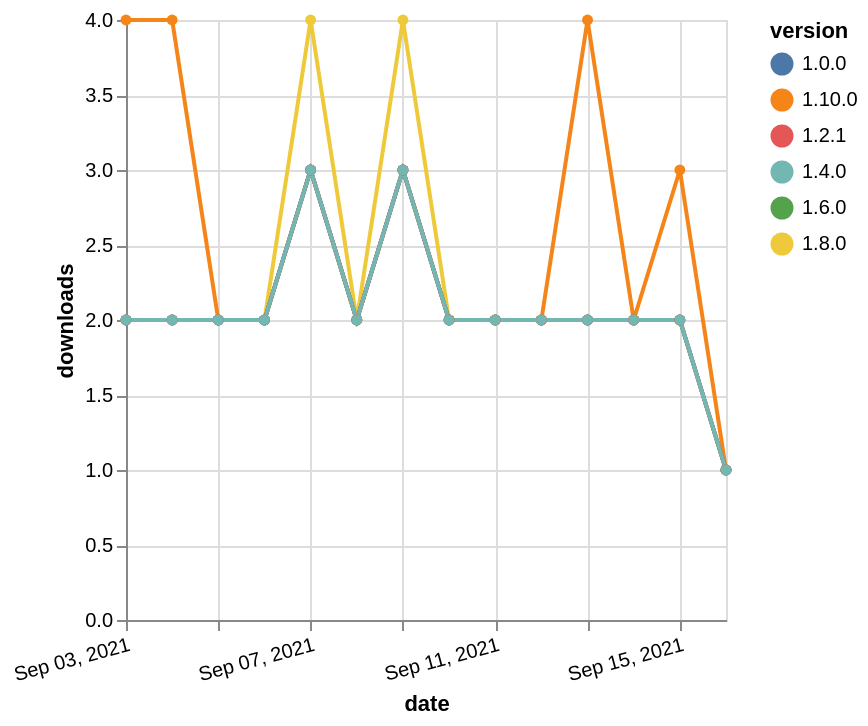

Describe this chart as a Vega-Lite specification.
### Vega-Lite specification from a JSON file in a GitHub repository (floating-point values rounded to 4 significant figures)
{"$schema": "https://vega.github.io/schema/vega-lite/v5.json", "description": "A simple bar chart with embedded data.", "data": {"values": [{"date": "2021-09-03", "total": 1027, "delta": 2, "version": "1.6.0"}, {"date": "2021-09-04", "total": 1029, "delta": 2, "version": "1.6.0"}, {"date": "2021-09-05", "total": 1031, "delta": 2, "version": "1.6.0"}, {"date": "2021-09-06", "total": 1033, "delta": 2, "version": "1.6.0"}, {"date": "2021-09-07", "total": 1036, "delta": 3, "version": "1.6.0"}, {"date": "2021-09-08", "total": 1038, "delta": 2, "version": "1.6.0"}, {"date": "2021-09-09", "total": 1041, "delta": 3, "version": "1.6.0"}, {"date": "2021-09-10", "total": 1043, "delta": 2, "version": "1.6.0"}, {"date": "2021-09-11", "total": 1045, "delta": 2, "version": "1.6.0"}, {"date": "2021-09-12", "total": 1047, "delta": 2, "version": "1.6.0"}, {"date": "2021-09-13", "total": 1049, "delta": 2, "version": "1.6.0"}, {"date": "2021-09-14", "total": 1051, "delta": 2, "version": "1.6.0"}, {"date": "2021-09-15", "total": 1053, "delta": 2, "version": "1.6.0"}, {"date": "2021-09-16", "total": 1054, "delta": 1, "version": "1.6.0"}, {"date": "2021-09-03", "total": 730, "delta": 2, "version": "1.8.0"}, {"date": "2021-09-04", "total": 732, "delta": 2, "version": "1.8.0"}, {"date": "2021-09-05", "total": 734, "delta": 2, "version": "1.8.0"}, {"date": "2021-09-06", "total": 736, "delta": 2, "version": "1.8.0"}, {"date": "2021-09-07", "total": 740, "delta": 4, "version": "1.8.0"}, {"date": "2021-09-08", "total": 742, "delta": 2, "version": "1.8.0"}, {"date": "2021-09-09", "total": 746, "delta": 4, "version": "1.8.0"}, {"date": "2021-09-10", "total": 748, "delta": 2, "version": "1.8.0"}, {"date": "2021-09-11", "total": 750, "delta": 2, "version": "1.8.0"}, {"date": "2021-09-12", "total": 752, "delta": 2, "version": "1.8.0"}, {"date": "2021-09-13", "total": 754, "delta": 2, "version": "1.8.0"}, {"date": "2021-09-14", "total": 756, "delta": 2, "version": "1.8.0"}, {"date": "2021-09-15", "total": 758, "delta": 2, "version": "1.8.0"}, {"date": "2021-09-16", "total": 759, "delta": 1, "version": "1.8.0"}, {"date": "2021-09-03", "total": 242, "delta": 4, "version": "1.10.0"}, {"date": "2021-09-04", "total": 246, "delta": 4, "version": "1.10.0"}, {"date": "2021-09-05", "total": 248, "delta": 2, "version": "1.10.0"}, {"date": "2021-09-06", "total": 250, "delta": 2, "version": "1.10.0"}, {"date": "2021-09-07", "total": 253, "delta": 3, "version": "1.10.0"}, {"date": "2021-09-08", "total": 255, "delta": 2, "version": "1.10.0"}, {"date": "2021-09-09", "total": 258, "delta": 3, "version": "1.10.0"}, {"date": "2021-09-10", "total": 260, "delta": 2, "version": "1.10.0"}, {"date": "2021-09-11", "total": 262, "delta": 2, "version": "1.10.0"}, {"date": "2021-09-12", "total": 264, "delta": 2, "version": "1.10.0"}, {"date": "2021-09-13", "total": 268, "delta": 4, "version": "1.10.0"}, {"date": "2021-09-14", "total": 270, "delta": 2, "version": "1.10.0"}, {"date": "2021-09-15", "total": 273, "delta": 3, "version": "1.10.0"}, {"date": "2021-09-16", "total": 274, "delta": 1, "version": "1.10.0"}, {"date": "2021-09-03", "total": 2101, "delta": 2, "version": "1.0.0"}, {"date": "2021-09-04", "total": 2103, "delta": 2, "version": "1.0.0"}, {"date": "2021-09-05", "total": 2105, "delta": 2, "version": "1.0.0"}, {"date": "2021-09-06", "total": 2107, "delta": 2, "version": "1.0.0"}, {"date": "2021-09-07", "total": 2110, "delta": 3, "version": "1.0.0"}, {"date": "2021-09-08", "total": 2112, "delta": 2, "version": "1.0.0"}, {"date": "2021-09-09", "total": 2115, "delta": 3, "version": "1.0.0"}, {"date": "2021-09-10", "total": 2117, "delta": 2, "version": "1.0.0"}, {"date": "2021-09-11", "total": 2119, "delta": 2, "version": "1.0.0"}, {"date": "2021-09-12", "total": 2121, "delta": 2, "version": "1.0.0"}, {"date": "2021-09-13", "total": 2123, "delta": 2, "version": "1.0.0"}, {"date": "2021-09-14", "total": 2125, "delta": 2, "version": "1.0.0"}, {"date": "2021-09-15", "total": 2127, "delta": 2, "version": "1.0.0"}, {"date": "2021-09-16", "total": 2128, "delta": 1, "version": "1.0.0"}, {"date": "2021-09-03", "total": 1671, "delta": 2, "version": "1.2.1"}, {"date": "2021-09-04", "total": 1673, "delta": 2, "version": "1.2.1"}, {"date": "2021-09-05", "total": 1675, "delta": 2, "version": "1.2.1"}, {"date": "2021-09-06", "total": 1677, "delta": 2, "version": "1.2.1"}, {"date": "2021-09-07", "total": 1680, "delta": 3, "version": "1.2.1"}, {"date": "2021-09-08", "total": 1682, "delta": 2, "version": "1.2.1"}, {"date": "2021-09-09", "total": 1685, "delta": 3, "version": "1.2.1"}, {"date": "2021-09-10", "total": 1687, "delta": 2, "version": "1.2.1"}, {"date": "2021-09-11", "total": 1689, "delta": 2, "version": "1.2.1"}, {"date": "2021-09-12", "total": 1691, "delta": 2, "version": "1.2.1"}, {"date": "2021-09-13", "total": 1693, "delta": 2, "version": "1.2.1"}, {"date": "2021-09-14", "total": 1695, "delta": 2, "version": "1.2.1"}, {"date": "2021-09-15", "total": 1697, "delta": 2, "version": "1.2.1"}, {"date": "2021-09-16", "total": 1698, "delta": 1, "version": "1.2.1"}, {"date": "2021-09-03", "total": 1491, "delta": 2, "version": "1.4.0"}, {"date": "2021-09-04", "total": 1493, "delta": 2, "version": "1.4.0"}, {"date": "2021-09-05", "total": 1495, "delta": 2, "version": "1.4.0"}, {"date": "2021-09-06", "total": 1497, "delta": 2, "version": "1.4.0"}, {"date": "2021-09-07", "total": 1500, "delta": 3, "version": "1.4.0"}, {"date": "2021-09-08", "total": 1502, "delta": 2, "version": "1.4.0"}, {"date": "2021-09-09", "total": 1505, "delta": 3, "version": "1.4.0"}, {"date": "2021-09-10", "total": 1507, "delta": 2, "version": "1.4.0"}, {"date": "2021-09-11", "total": 1509, "delta": 2, "version": "1.4.0"}, {"date": "2021-09-12", "total": 1511, "delta": 2, "version": "1.4.0"}, {"date": "2021-09-13", "total": 1513, "delta": 2, "version": "1.4.0"}, {"date": "2021-09-14", "total": 1515, "delta": 2, "version": "1.4.0"}, {"date": "2021-09-15", "total": 1517, "delta": 2, "version": "1.4.0"}, {"date": "2021-09-16", "total": 1518, "delta": 1, "version": "1.4.0"}]}, "width": "container", "mark": {"type": "line", "point": {"filled": true}}, "encoding": {"x": {"field": "date", "type": "temporal", "timeUnit": "yearmonthdate", "title": "date", "axis": {"labelAngle": -15}}, "y": {"field": "delta", "type": "quantitative", "title": "downloads"}, "color": {"field": "version", "type": "nominal"}, "tooltip": {"field": "delta"}}}
